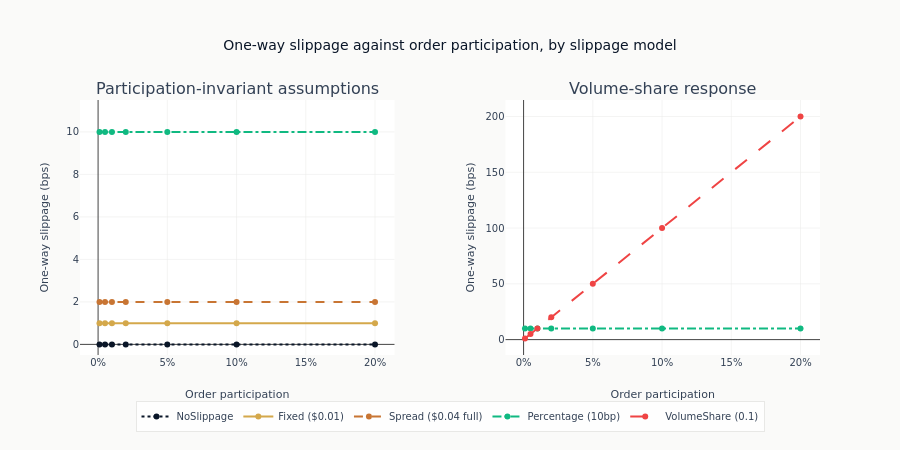

Source (notebook cell):
### Markdown cell above
### Add the Participation-Sensitive Panel

The percentage curve supplies a constant 10 bps reference beside the
volume-share response and makes their computed crossover visible.

### Code cell
for name in ["Percentage (10bp)", "VolumeShare (0.1)"]:
    subset = slippage_df.filter(pl.col("model") == name)
    color, dash = slippage_styles[name]
    fig.add_trace(
        go.Scatter(
            x=subset["participation"].to_list(),
            y=subset["cost_bps"].to_list(),
            name=name,
            mode="lines+markers",
            line=dict(color=color, dash=dash),
            showlegend=name == "VolumeShare (0.1)",
            hovertemplate="Participation: %{x:.1%}<br>Slippage: %{y:.2f} bps"
            "<extra>%{fullData.name}</extra>",
        ),
        row=1,
        col=2,
    )
fig.update_xaxes(title_text="Order participation", tickformat=".0%", row=1, col=1)
fig.update_xaxes(title_text="Order participation", tickformat=".0%", row=1, col=2)
fig.update_yaxes(title_text="One-way slippage (bps)", range=[-0.5, 11.5], row=1, col=1)
fig.update_yaxes(title_text="One-way slippage (bps)", row=1, col=2)
fig.update_layout(
    title="One-way slippage against order participation, by slippage model",
    height=450,
    legend=dict(orientation="h", yanchor="top", y=-0.18, xanchor="center", x=0.5),
    margin=dict(b=95),
)
show_plotly_with_alt(
    fig,
    "Two panels of one-way slippage against order participation, sharing a legend. In the left "
    "panel three models each draw a flat horizontal line across the whole participation range, "
    "at three different levels. In the right panel the volume-share model rises steeply and "
    "almost linearly with participation, reaching an order of magnitude above the flat "
    "percentage line drawn beside it for reference.",
)

### Figure 1 — Plotly figure (JSON) as saved in the notebook; plotly's stock layout.template omitted (floating-point values rounded to 4 significant figures)
{"data": [{"hovertemplate": "Participation: %{x:.1%}<br>Slippage: %{y:.2f} bps<extra>%{fullData.name}</extra>", "line": {"color": "#0a1628", "dash": "dot"}, "mode": "lines+markers", "name": "NoSlippage", "type": "scatter", "x": [0.001, 0.005, 0.01, 0.02, 0.05, 0.1, 0.2], "xaxis": "x", "y": [0.0, 0.0, 0.0, 0.0, 0.0, 0.0, 0.0], "yaxis": "y"}, {"hovertemplate": "Participation: %{x:.1%}<br>Slippage: %{y:.2f} bps<extra>%{fullData.name}</extra>", "line": {"color": "#D4A84B", "dash": "solid"}, "mode": "lines+markers", "name": "Fixed ($0.01)", "type": "scatter", "x": [0.001, 0.005, 0.01, 0.02, 0.05, 0.1, 0.2], "xaxis": "x", "y": [1.0, 1.0, 1.0, 1.0, 1.0, 1.0, 1.0], "yaxis": "y"}, {"hovertemplate": "Participation: %{x:.1%}<br>Slippage: %{y:.2f} bps<extra>%{fullData.name}</extra>", "line": {"color": "#C87533", "dash": "dash"}, "mode": "lines+markers", "name": "Spread ($0.04 full)", "type": "scatter", "x": [0.001, 0.005, 0.01, 0.02, 0.05, 0.1, 0.2], "xaxis": "x", "y": [2.0, 2.0, 2.0, 2.0, 2.0, 2.0, 2.0], "yaxis": "y"}, {"hovertemplate": "Participation: %{x:.1%}<br>Slippage: %{y:.2f} bps<extra>%{fullData.name}</extra>", "line": {"color": "#10b981", "dash": "dashdot"}, "mode": "lines+markers", "name": "Percentage (10bp)", "type": "scatter", "x": [0.001, 0.005, 0.01, 0.02, 0.05, 0.1, 0.2], "xaxis": "x", "y": [10.0, 10.0, 10.0, 10.0, 10.0, 10.0, 10.0], "yaxis": "y"}, {"hovertemplate": "Participation: %{x:.1%}<br>Slippage: %{y:.2f} bps<extra>%{fullData.name}</extra>", "line": {"color": "#10b981", "dash": "dashdot"}, "mode": "lines+markers", "name": "Percentage (10bp)", "showlegend": false, "type": "scatter", "x": [0.001, 0.005, 0.01, 0.02, 0.05, 0.1, 0.2], "xaxis": "x2", "y": [10.0, 10.0, 10.0, 10.0, 10.0, 10.0, 10.0], "yaxis": "y2"}, {"hovertemplate": "Participation: %{x:.1%}<br>Slippage: %{y:.2f} bps<extra>%{fullData.name}</extra>", "line": {"color": "#ef4444", "dash": "longdash"}, "mode": "lines+markers", "name": "VolumeShare (0.1)", "showlegend": true, "type": "scatter", "x": [0.001, 0.005, 0.01, 0.02, 0.05, 0.1, 0.2], "xaxis": "x2", "y": [1.0, 5.0, 10.0, 20.0, 50.0, 100.0, 200.0], "yaxis": "y2"}], "layout": {"annotations": [{"font": {"size": 16}, "showarrow": false, "text": "Participation-invariant assumptions", "x": 0.2125, "xanchor": "center", "xref": "paper", "y": 1.0, "yanchor": "bottom", "yref": "paper"}, {"font": {"size": 16}, "showarrow": false, "text": "Volume-share response", "x": 0.7875, "xanchor": "center", "xref": "paper", "y": 1.0, "yanchor": "bottom", "yref": "paper"}], "height": 450, "legend": {"orientation": "h", "x": 0.5, "xanchor": "center", "y": -0.18, "yanchor": "top"}, "margin": {"b": 95}, "title": {"text": "One-way slippage against order participation, by slippage model"}, "xaxis": {"anchor": "y", "domain": [0.0, 0.425], "tickformat": ".0%", "title": {"text": "Order participation"}}, "xaxis2": {"anchor": "y2", "domain": [0.575, 1.0], "tickformat": ".0%", "title": {"text": "Order participation"}}, "yaxis": {"anchor": "x", "domain": [0.0, 1.0], "range": [-0.5, 11.5], "title": {"text": "One-way slippage (bps)"}}, "yaxis2": {"anchor": "x2", "domain": [0.0, 1.0], "title": {"text": "One-way slippage (bps)"}}}}
